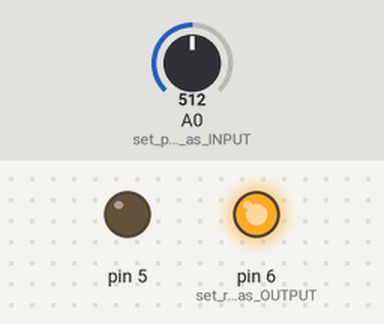
Bench run of a sketch on a simulated Arduino Uno, built with avr-gcc and run on an emulated ATmega328P. On the bench: output pins drawn as LEDs (lit = HIGH). Inputs (shaded band) come from the test bench; at power-on: A0 (set_poti-pin_as_INPUT) = 512.

Above: at 0.1 s.
Timing chart, 0 to 1.6 s (numbered marks = the images above):
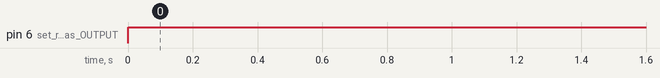

The sketch:

4-4_Unterprogramme.ino
```cpp
// 4.4 Unterprogramme
// Solution by philipprogramm
//
// Pins
// A0: poti-module (only 1 pin avaliable)
// 6: rgb-module pin 1 (blue)
// 5: rgb-module pin 2 (red)
// Note: A stands for analog pin of the arduino

int farbe1 = 0;
int farbe2 = 255;

void setup() {
    pinMode(A0, INPUT); // set poti-pin as INPUT
    pinMode(6, OUTPUT); // set rgb-pins as OUTPUT
    pinMode(5, OUTPUT);
}

void loop(){
    readPoti();
    writeLed();
}

// function to read the poti-value to variables farbe1 and farbe2
void readPoti(){
    int farbe1 = map(analogRead(A0), 0, 1023, 0, 255); // map poti input into variable farbe1
    int farbe2 = 255 - map(analogRead(A0), 0, 1023, 0, 255); // map poti into variable but inverted
}

// function to write values to led
void writeLed(){
    analogWrite(5, farbe1); // write color-values to analog
    analogWrite(6, farbe2);
}
```

Measured:
- by itself, pin 6 (set_rgb-pins_as_OUTPUT): LOW → HIGH at 0.00 s
